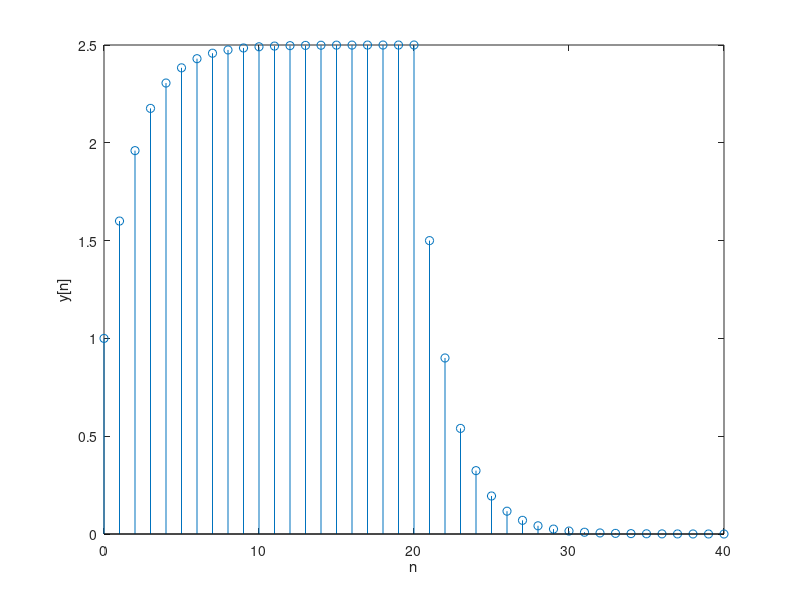

Recreate this plot in MATLAB.
n = 0:1:20;
h = (0.6) .^ n .* (n >= 0);
x = (n >= 0);

y = conv(x, h);

n = 0:1:40;

stem(n, y);
xlabel('n');
ylabel('y[n]');
